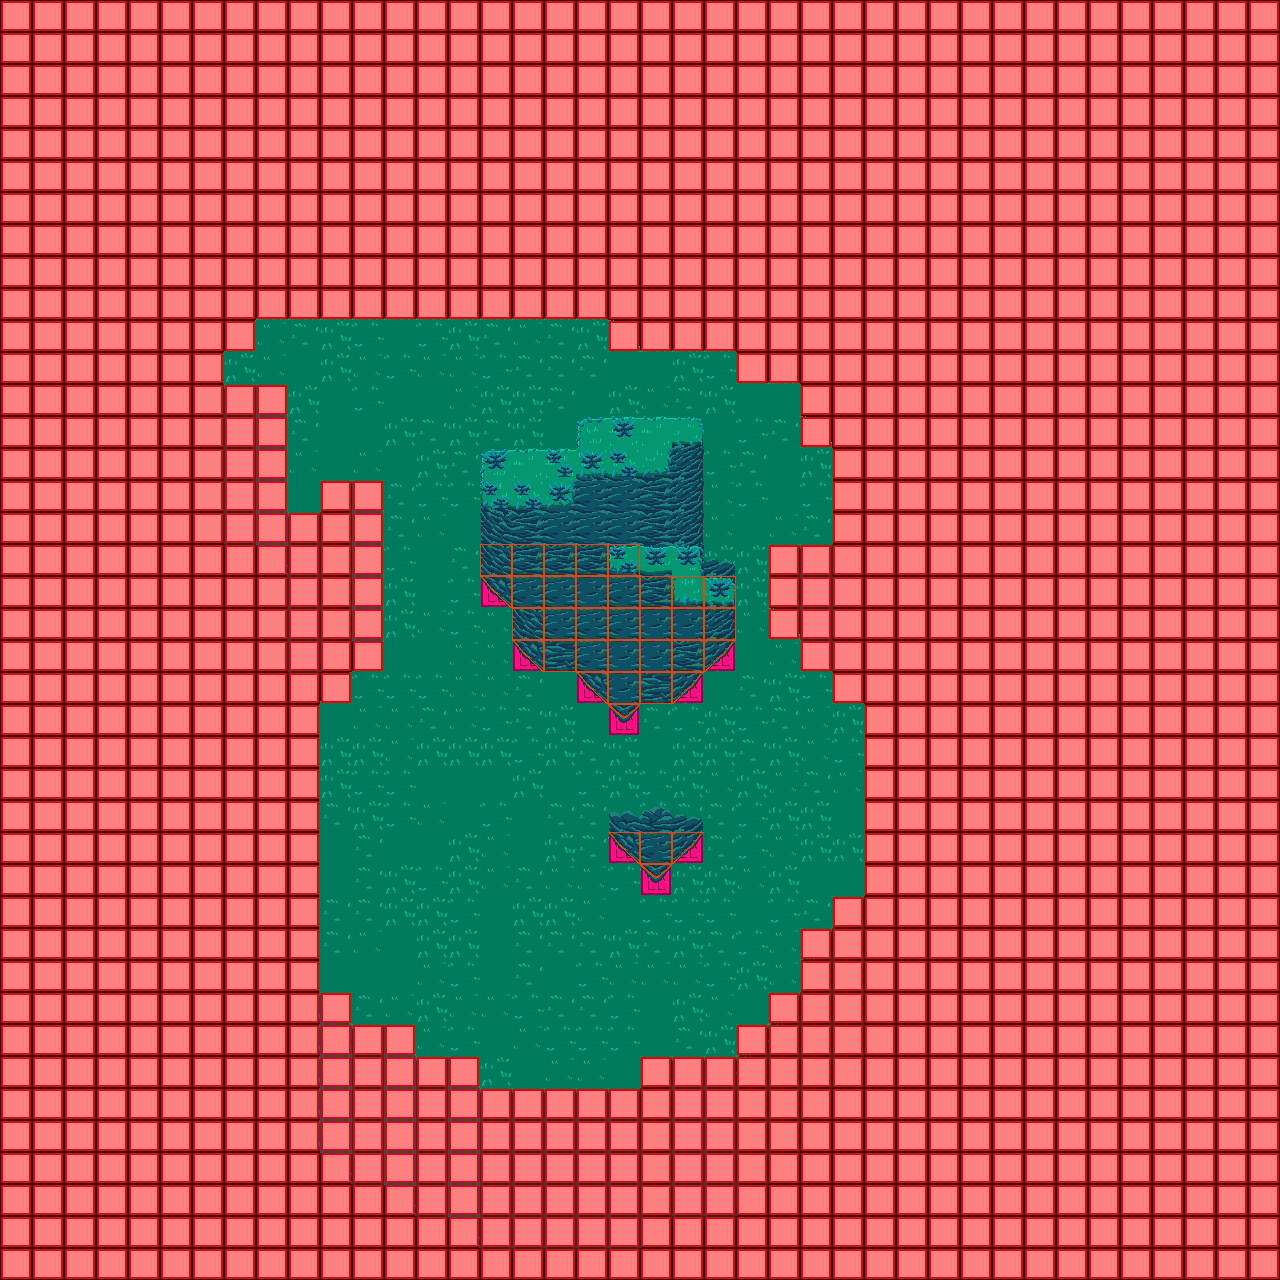

A level layout from a 2D game, rendered from its tile map. Below: a short description, then the map file with tile-grid data replaced by summaries:
An orthogonal 40x40 tile map with 32x32 px tiles, 9 tile layers (layout, background, ground, wall_layout, ...), 1 hidden layer not drawn, 3 tilesets.

<map version="1.9" tiledversion="1.9.0" orientation="orthogonal" renderorder="right-down" width="40" height="40" tilewidth="32" tileheight="32" infinite="0" nextlayerid="287" nextobjectid="2">
 <tileset firstgid="1" source="../../Tilesets/forest-tiles.tsx" />
 <tileset firstgid="65" source="../../Tilesets/forest-terrain.tsx" />
 <tileset firstgid="129" source="../../Tilesets/wall-collisions.tsx" />
 <layer id="1" name="layout" width="40" height="40">
  <data>[1600 cells, 345 non-empty, 1 distinct tile ids]</data>
 </layer>
 <layer id="130" name="background" width="40" height="40">
  <data>[1600 cells, 168 non-empty, 18 distinct tile ids]</data>
 </layer>
 <layer id="129" name="ground" width="40" height="40">
  <data>[1600 cells, 425 non-empty, 19 distinct tile ids]</data>
 </layer>
 <layer id="128" name="wall_layout" width="40" height="40">
  <data>[1600 cells, 56 non-empty, 1 distinct tile ids]</data>
 </layer>
 <layer id="274" name="top_layout" width="40" height="40" visible="0">
  <data>[1600 cells, 18 non-empty, 1 distinct tile ids]</data>
 </layer>
 <layer id="279" name="walls" width="40" height="40">
  <data>[1600 cells, 67 non-empty, 14 distinct tile ids]</data>
 </layer>
 <layer id="280" name="terrain_top" width="40" height="40">
  <data>[1600 cells, 18 non-empty, 9 distinct tile ids]</data>
 </layer>
 <layer id="281" name="terrain_decoration" width="40" height="40">
  <data>[1600 cells, 18 non-empty, 3 distinct tile ids]</data>
 </layer>
 <layer id="285" name="wall_collision" width="40" height="40">
  <data>[1600 cells, 42 non-empty, 5 distinct tile ids]</data>
 </layer>
 <layer id="286" name="walkable_tiles" width="40" height="40">
  <data>[1600 cells, 1255 non-empty, 1 distinct tile ids]</data>
 </layer>
</map>
